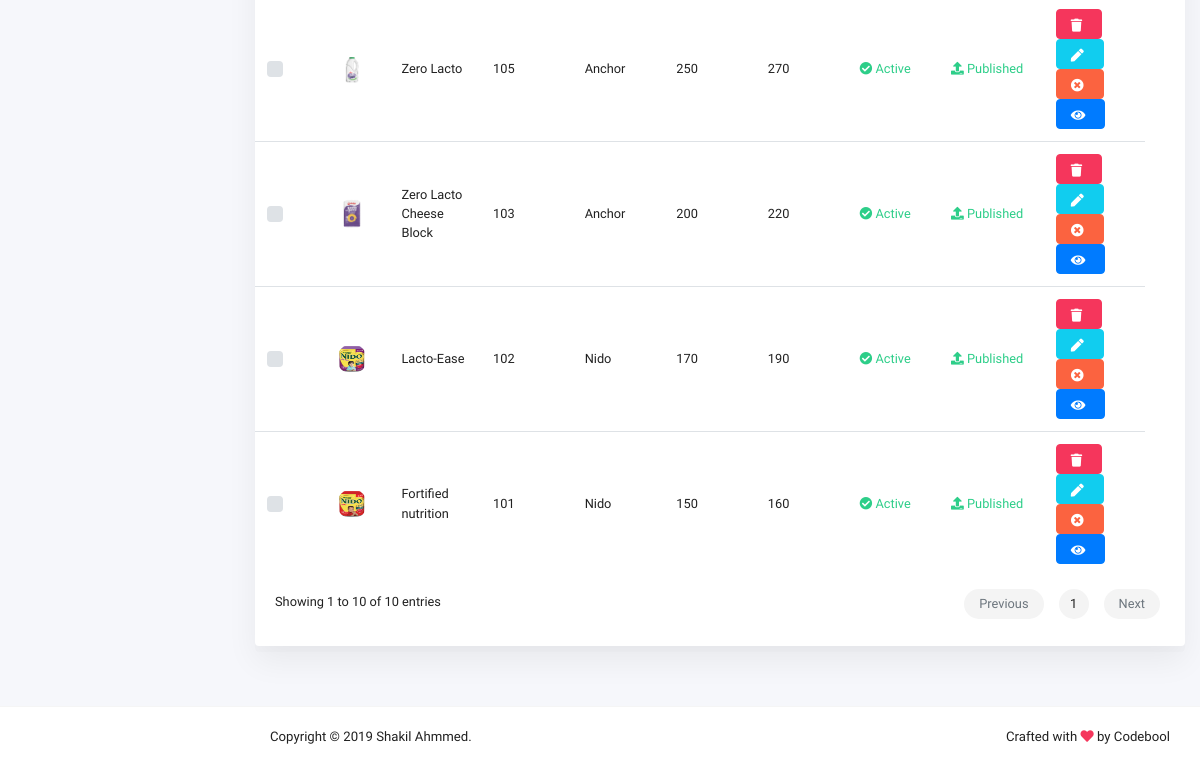
/backend/product_template_report (signed in, lower part), run on an earlier commit of the app's database.
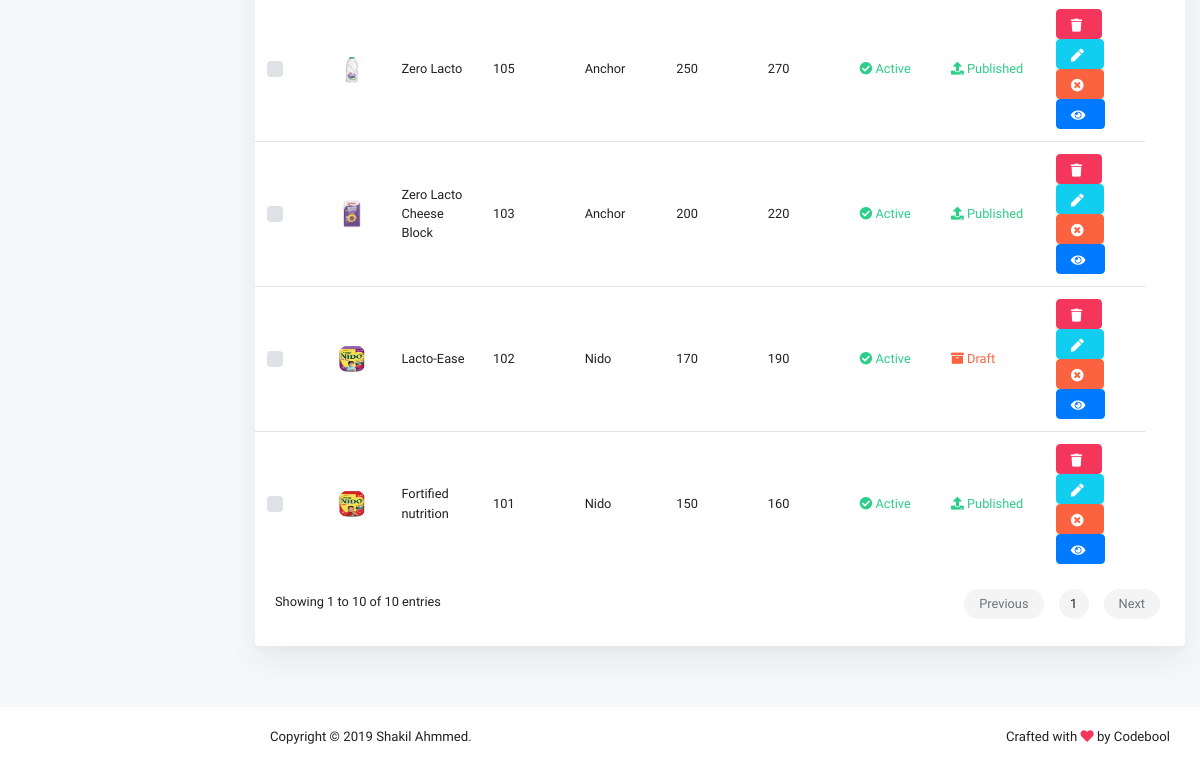
And on a later commit of the database.
### product_template/models.py (models this page shows, shortened)
class ProductTemplate(models.Model):
    product_name = models.CharField(max_length=100)
    product_code = models.CharField(max_length=100, unique=True)
    product_brand_name = models.ForeignKey(Company, on_delete=models.DO_NOTHING)
    product_cost_price = models.PositiveIntegerField()
    product_mrp = models.PositiveIntegerField()
    product_tax = models.FloatField(max_length=50)
    product_unit = models.CharField(max_length=50)
    product_description = models.TextField()
    product_status = models.CharField(max_length=20)
    is_published = models.BooleanField(max_length=5)
    cover_image = models.ImageField(upload_to="product_template/cover/", default="company/blank.png")
    created_at = models.DateTimeField(auto_now_add=True)
    updated_at = models.DateTimeField(auto_now=True)

### backend/models.py (models this page shows)
class Company(models.Model):
    company_name = models.CharField(max_length=50, unique=True)
    company_code = models.IntegerField(unique=True)
    company_phone = models.CharField(max_length=15)
    company_email = models.EmailField(max_length=50)
    company_address = models.TextField()
    company_status = models.CharField(max_length=10)
    company_notify = models.BooleanField()
    company_logo = models.ImageField(upload_to='company/', default='company/blank.png')
    created_at = models.DateTimeField(auto_now_add=True)
    updated_at = models.DateTimeField(auto_now=True)
    def __str__(self):
        return self.company_name

### product_template/views.py (the view)
# urls.py: path('product_template_report', product_template_views.product_template_report, name="product_template_report"),
@login_required
def product_template_report(request):
    product_template = ProductTemplate.objects.order_by('-id')
    context = {
        'product_template': product_template
    }
    return render(request, 'backend/Product/product_template_report.html', context)

### pos_section/context_processors.py (called while the page is built)
def cart(request):
    return {'cart': Cart(request)}

### templates/backend/Product/product_template_report.html (shortened to what the changed rows need)
{% extends 'backend/index.html' %}
{% load staticfiles %}
{% block maincontent %}
<div class="main-content">
                       <div class="card custom_card_table">
                            <div class="card-body">
                                <table id="advanced_table" class="table" style="width: 100% !important;">
                                    <tbody>
                                    {% for product_template_data in product_template%}
                                        <tr>
                                            <td>
                                                <label class="custom-control custom-checkbox">
                                                    <span class="custom-control-label">&nbsp;</span>
                                                </label>
                                            </td>
                                            <td>
                                             <a class="example-image-link" href="{{product_template_data.cover_image.url}}" data-lightbox="example-1"><img class="example-image table-user-thumb" {% if product_template_data.cover_image %} src="{{product_template_data.cover_image.url}}" {% else %} src="{% static 'admin_asset/img/auth/blank_img.png' %}"  {% endif %} onerror='this.src="{% static 'admin_asset/img/auth/blank_img.png' %}"' alt="image-1" /></a>
                                            </td>
                                            <td>{{product_template_data.product_name}}</td>
                                            <td>
                                            {{product_template_data.product_code}}
                                            </td>
                                            <td>{{product_template_data.product_brand_name}}</td>
                                            <td>{{product_template_data.product_cost_price}}</td>
                                            <td>{{product_template_data.product_mrp}}</td>
                                            <td>
                                                {% if product_template_data.product_status == 'Active'  %}
                                                    <span class="text-success"><i class="fa fa-check-circle"></i>&nbsp;{{product_template_data.product_status}}</span>
                                                {% else %}
                                                    <span class="text-danger"><i class="fa fa-times-circle"></i>&nbsp;{{product_template_data.product_status}}</span>
                                                {% endif %}
                                            </td>
                                            <td>
                                            <a href="{% url 'product_publish' product_template_data.pk %}">
                                                {% if product_template_data.is_published %}
                                                        <span class="text-success"><i class="fa fa-upload"></i>&nbsp;Published </span>
                                                {% else %}
                                                        <span class="text-warning"><i class="fa fa-archive"></i>&nbsp;Draft </span>
                                                {% endif %}
                                            </a>
                                            </td>
                                            <td style="display: inline-flex;width: 20%;">
                                                 <a href="{% url 'product_template_delete' product_template_data.pk %}">
                                                     <button class="btn btn-danger trash"><i class="fa fa-trash"></i></button>
                                                 </a>
                                                 <a href="{% url 'product_edit' product_template_data.pk %}">
                                                    <button class="btn btn-info"><i class="fa fa-pen"></i></button>
                                                 </a>
                                               <a href="{% url 'product_status' product_template_data.pk %}">
                                                {% if product_template_data.product_status == 'Active'  %}
                                                     <button class="btn btn-warning"><i class="fa fa-times-circle"></i></button>
                                                {% else %}
                                                    <button class="btn btn-success"><i class="fa fa-check-circle"></i></button>
                                                {% endif %}
                                                </a>
                                                <button class="btn btn-primary overview" data-toggle="modal" data-target="#exampleModal"><i class="fa fa-eye"></i></button>
                                            </td>
                                        </tr>
                                    {% endfor %}
                                    </tbody>
                                </table>
                            </div>
                        </div>
                </div>
{% endblock maincontent %}

What changed in the data, as far as the page shows it:
changed ProductTemplate "Lacto-Ease": is_published "Published" → "Draft"
